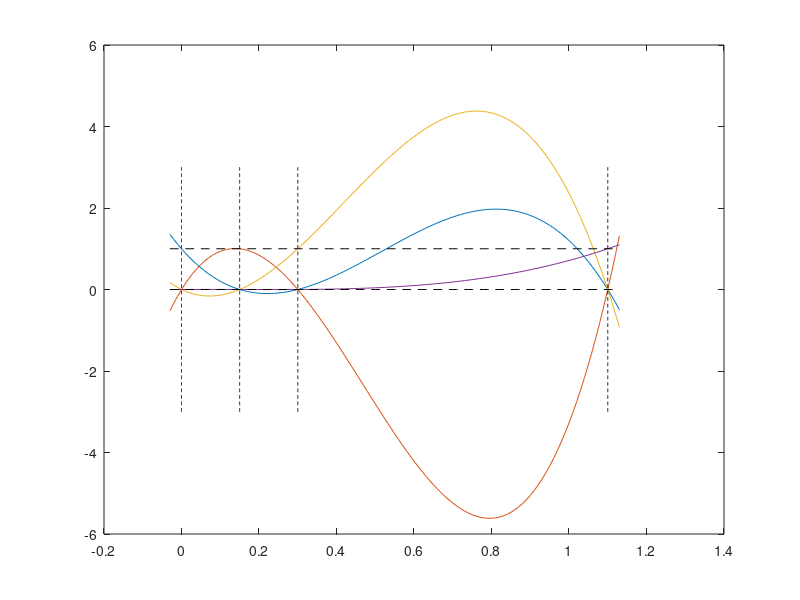

Recreate this plot in MATLAB.
% show Lagrange interpolation polynomials

clear all;

% given [x0,...,xn]
xk = [0,0.15,0.3,1.1];
n = size(xk,2)-1;

% picture range
xL = -0.03;
xR = 1.13;
dx = 0.01;
x = xL:dx:xR;

for i = 1:(n+1)
    temp = x.*0 + 1;
    for j = 1:(n+1)
        if j ~= i
            temp = temp .* (x-xk(j)) / (xk(i)-xk(j));
        end
    end
    plot(x,temp);
    hold on;
end

% draw horizontal, vertical lines
H = 3;
dH = 0.01;
y = -H:dH:H;
for i = 1:(n+1)
    plot(xk(i) + 0*y, y, 'k--');
    hold on;
end
plot(x, x*0, 'k--');
plot(x, x*0+1, 'k--');




